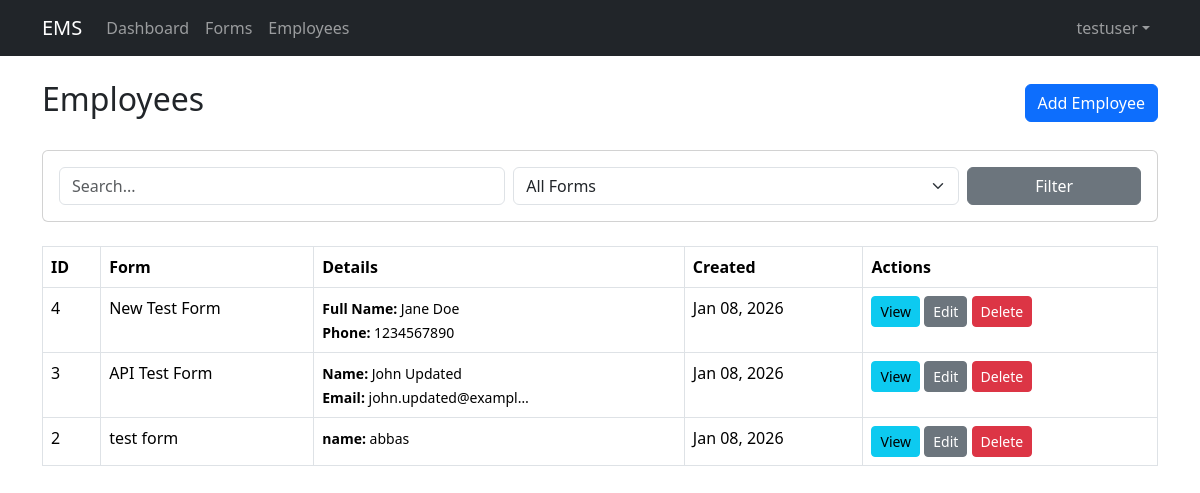
The app's page /employees/ (signed in) with its own data.
### accounts/models.py (models this page shows, shortened)
class CustomUser(AbstractUser):
    phone = models.CharField(max_length=15, blank=True, null=True)
    address = models.TextField(blank=True, null=True)
    profile_image = models.ImageField(upload_to='profile_images/', blank=True, null=True)
    class Meta:
        db_table = 'accounts_customuser'
        verbose_name = 'User'
        verbose_name_plural = 'Users'

### forms_builder/models.py (models this page shows, shortened)
class FormTemplate(models.Model):
    name = models.CharField(max_length=255)
    description = models.TextField(blank=True, null=True)
    created_by = models.ForeignKey(
        settings.AUTH_USER_MODEL,
        on_delete=models.CASCADE,
        related_name='form_templates'
    )
    created_at = models.DateTimeField(auto_now_add=True)
    updated_at = models.DateTimeField(auto_now=True)
    class Meta:
        db_table = 'forms_builder_formtemplate'
        ordering = ['-created_at']

class FormField(models.Model):
    FIELD_TYPES = [
        ('text', 'Text'),
        ('number', 'Number'),
        ('email', 'Email'),
        ('password', 'Password'),
        ('date', 'Date'),
        ('textarea', 'Text Area'),
        ('select', 'Select/Dropdown'),
        ('checkbox', 'Checkbox'),
        ('file', 'File Upload'),
    ]
    form_template = models.ForeignKey(
        FormTemplate,
        on_delete=models.CASCADE,
        related_name='fields'
    )
    label = models.CharField(max_length=255)
    field_type = models.CharField(max_length=50, choices=FIELD_TYPES, default='text')
    placeholder = models.CharField(max_length=255, blank=True, null=True)
    options = models.JSONField(
        blank=True,
        null=True,
        help_text='For select fields, store options as JSON array'
    )
    required = models.BooleanField(default=False)
    order = models.PositiveIntegerField(default=0)
    class Meta:
        db_table = 'forms_builder_formfield'
        ordering = ['order']

### employees/models.py (models this page shows, shortened)
class EmployeeFieldValue(models.Model):
    employee = models.ForeignKey(
        Employee,
        on_delete=models.CASCADE,
        related_name='field_values'
    )
    form_field = models.ForeignKey(
        FormField,
        on_delete=models.CASCADE,
        related_name='employee_values'
    )
    value = models.TextField(blank=True, null=True)
    class Meta:
        db_table = 'employees_employeefieldvalue'
        unique_together = ['employee', 'form_field']

class Employee(models.Model):
    form_template = models.ForeignKey(
        FormTemplate,
        on_delete=models.CASCADE,
        related_name='employees'
    )
    created_by = models.ForeignKey(
        settings.AUTH_USER_MODEL,
        on_delete=models.CASCADE,
        related_name='employees'
    )
    created_at = models.DateTimeField(auto_now_add=True)
    updated_at = models.DateTimeField(auto_now=True)
    class Meta:
        db_table = 'employees_employee'
        ordering = ['-created_at']

### employees/views.py (the view)
# urls.py: path('', views.EmployeeListView.as_view(), name='employee_list'),
class EmployeeListView(LoginRequiredMixin, View):
    def get(self, request):
        employees = Employee.objects.all().prefetch_related('field_values__form_field')
        form_templates = FormTemplate.objects.all()
        search = request.GET.get('search', '')
        form_filter = request.GET.get('form_template', '')
        if search:
            employee_ids = EmployeeFieldValue.objects.filter(
                value__icontains=search
            ).values_list('employee_id', flat=True)
            employees = employees.filter(id__in=employee_ids)
        if form_filter:
            employees = employees.filter(form_template_id=form_filter)
        employee_list = []
        for emp in employees:
            emp_data = {
                'id': emp.id,
                'form_template': emp.form_template.name,
                'created_at': emp.created_at,
                'fields': {fv.form_field.label: fv.value for fv in emp.field_values.all()}
            }
            employee_list.append(emp_data)
        return render(request, 'employees/employee_list.html', {
            'employees': employee_list,
            'form_templates': form_templates,
            'search': search,
            'form_filter': form_filter
        })

### templates/employees/employee_list.html (shortened to what this page needs)
{% extends 'base.html' %}
{% block content %}
<div class="d-flex justify-content-between align-items-center mb-4">
    <h2>Employees</h2>
    <a href="{% url 'employee_create' %}" class="btn btn-primary">Add Employee</a>
</div>
<div class="card mb-4">
    <div class="card-body">
        <form method="get" class="row g-2">
            <div class="col-md-5">
                <input type="text" class="form-control" name="search" value="{{ search }}" placeholder="Search...">
            </div>
            <div class="col-md-5">
                <select class="form-select" name="form_template">
                    <option value="">All Forms</option>
                </select>
            </div>
            <div class="col-md-2">
                <button type="submit" class="btn btn-secondary w-100">Filter</button>
            </div>
        </form>
    </div>
</div>
{% if employees %}
<div class="table-responsive">
    <table class="table table-bordered">
        <thead>
            <tr>
                <th>ID</th>
                <th>Form</th>
                <th>Details</th>
                <th>Created</th>
                <th>Actions</th>
            </tr>
        </thead>
        <tbody>
            {% for employee in employees %}
            <tr>
                <td>{{ employee.id }}</td>
                <td>{{ employee.form_template }}</td>
                <td>
                    {% for label, value in employee.fields.items %}
                    {% if forloop.counter <= 2 %}
                    <small><strong>{{ label }}:</strong> {{ value|truncatechars:20 }}</small><br>
                    {% endif %}
                    {% endfor %}
                </td>
                <td>{{ employee.created_at|date:"M d, Y" }}</td>
                <td>
                    <a href="{% url 'employee_detail' employee.id %}" class="btn btn-sm btn-info">View</a>
                    <a href="{% url 'employee_edit' employee.id %}" class="btn btn-sm btn-secondary">Edit</a>
                    <button class="btn btn-sm btn-danger" onclick="deleteEmployee({{ employee.id }})">Delete</button>
                </td>
            </tr>
            {% endfor %}
        </tbody>
    </table>
</div>
{% endif %}
{% endblock %}

### templates/base.html (shortened to what this page needs)
<!DOCTYPE html>
<html lang="en">
<head>
    <link href="https://cdn.jsdelivr.net/npm/bootstrap@5.3.3/dist/css/bootstrap.min.css" rel="stylesheet">
    <link rel="stylesheet" href="https://cdn.jsdelivr.net/npm/bootstrap-icons@1.11.3/font/bootstrap-icons.min.css">
</head>
<body>
    {% if user.is_authenticated %}
    <nav class="navbar navbar-expand-lg navbar-dark bg-dark">
        <div class="container">
            <a class="navbar-brand" href="{% url 'dashboard' %}">EMS</a>
            <div class="collapse navbar-collapse" id="navbarNav">
                <ul class="navbar-nav me-auto">
                    <li class="nav-item">
                        <a class="nav-link" href="{% url 'dashboard' %}">Dashboard</a>
                    </li>
                    <li class="nav-item">
                        <a class="nav-link" href="{% url 'form_list' %}">Forms</a>
                    </li>
                    <li class="nav-item">
                        <a class="nav-link" href="{% url 'employee_list' %}">Employees</a>
                    </li>
                </ul>
                <ul class="navbar-nav">
                    <li class="nav-item dropdown">
                        <a class="nav-link dropdown-toggle" href="#" data-bs-toggle="dropdown">{{ user.username }}</a>
                    </li>
                </ul>
            </div>
        </div>
    </nav>
    {% endif %}
    <div class="container py-4">
        {% block content %}{% endblock %}
    </div>
</body>
</html>

### records on screen
CustomUser: username "testuser"
FormTemplate: form_template "New Test Form"
FormField: fields "Full Name"
EmployeeFieldValue: fields "Jane Doe"
FormField: fields "Phone"
EmployeeFieldValue: fields "1234567890"
Employee: created_at "Jan 08, 2026"
FormTemplate: form_template "API Test Form"
FormField: fields "Name"
EmployeeFieldValue: fields "John Updated"
FormField: fields "Email"
EmployeeFieldValue: fields "john.updated@exampl…"
Employee: created_at "Jan 08, 2026"
FormTemplate: form_template "test form"
FormField: fields "name"
EmployeeFieldValue: fields "abbas"
Employee: created_at "Jan 08, 2026"

### other values on screen
{{ employee.id }} "4" "3" "2"
